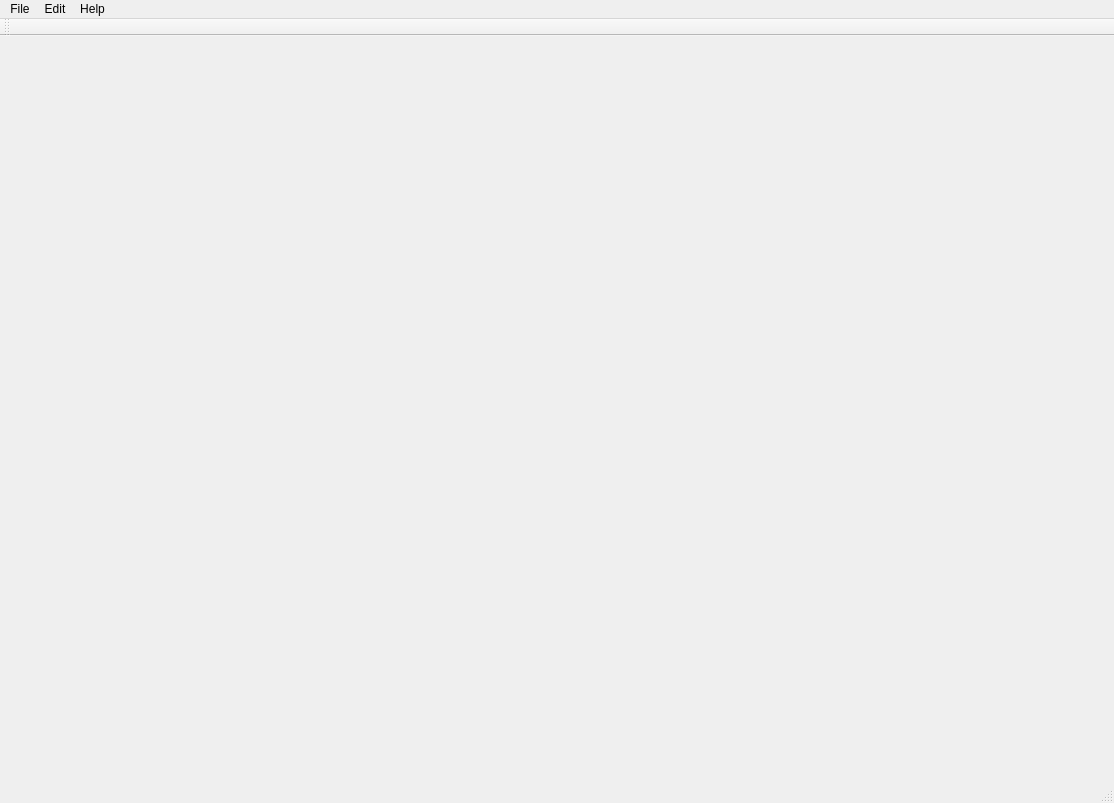
<?xml version="1.0" encoding="UTF-8"?>
<ui version="4.0">
 <class>MainWindow</class>
 <widget class="QMainWindow" name="MainWindow">
  <property name="geometry">
   <rect>
    <x>0</x>
    <y>0</y>
    <width>1114</width>
    <height>803</height>
   </rect>
  </property>
  <property name="minimumSize">
   <size>
    <width>0</width>
    <height>0</height>
   </size>
  </property>
  <property name="maximumSize">
   <size>
    <width>16777215</width>
    <height>16777215</height>
   </size>
  </property>
  <property name="windowTitle">
   <string>MainWindow</string>
  </property>
  <property name="autoFillBackground">
   <bool>false</bool>
  </property>
  <property name="dockOptions">
   <set>QMainWindow::AllowNestedDocks|QMainWindow::AllowTabbedDocks</set>
  </property>
  <widget class="QWidget" name="centralWidget"/>
  <widget class="QMenuBar" name="menuBar">
   <property name="geometry">
    <rect>
     <x>0</x>
     <y>0</y>
     <width>1114</width>
     <height>19</height>
    </rect>
   </property>
   <widget class="QMenu" name="menuFile">
    <property name="title">
     <string>File</string>
    </property>
    <addaction name="actionNew"/>
    <addaction name="actionOpen"/>
    <addaction name="actionSave"/>
    <addaction name="actionSave_as"/>
    <addaction name="separator"/>
    <addaction name="actionExit"/>
   </widget>
   <widget class="QMenu" name="menuEdit">
    <property name="title">
     <string>Edit</string>
    </property>
    <addaction name="actionCut"/>
    <addaction name="actionCopy"/>
    <addaction name="actionPaste"/>
   </widget>
   <widget class="QMenu" name="menuHelp">
    <property name="title">
     <string>Help</string>
    </property>
    <addaction name="actionAbout"/>
    <addaction name="actionAbout_Qt"/>
    <addaction name="actionAbout_Id"/>
    <addaction name="actionAbout_Mono"/>
    <addaction name="actionAbout_Aperture"/>
   </widget>
   <addaction name="menuFile"/>
   <addaction name="menuEdit"/>
   <addaction name="menuHelp"/>
  </widget>
  <widget class="QToolBar" name="mainToolBar">
   <attribute name="toolBarArea">
    <enum>TopToolBarArea</enum>
   </attribute>
   <attribute name="toolBarBreak">
    <bool>false</bool>
   </attribute>
  </widget>
  <widget class="QStatusBar" name="statusBar"/>
  <action name="actionNew">
   <property name="icon">
    <iconset resource="ressource.qrc">
     <normaloff>:/img/new.png</normaloff>:/img/new.png</iconset>
   </property>
   <property name="text">
    <string>New</string>
   </property>
  </action>
  <action name="actionOpen">
   <property name="icon">
    <iconset resource="ressource.qrc">
     <normaloff>:/img/open.png</normaloff>:/img/open.png</iconset>
   </property>
   <property name="text">
    <string>Open</string>
   </property>
  </action>
  <action name="actionSave">
   <property name="icon">
    <iconset resource="ressource.qrc">
     <normaloff>:/img/save.png</normaloff>:/img/save.png</iconset>
   </property>
   <property name="text">
    <string>Save</string>
   </property>
  </action>
  <action name="actionSave_as">
   <property name="text">
    <string>Save as..</string>
   </property>
  </action>
  <action name="actionExit">
   <property name="text">
    <string>Exit</string>
   </property>
  </action>
  <action name="actionCut">
   <property name="icon">
    <iconset resource="ressource.qrc">
     <normaloff>:/img/cut.png</normaloff>:/img/cut.png</iconset>
   </property>
   <property name="text">
    <string>Cut</string>
   </property>
  </action>
  <action name="actionCopy">
   <property name="icon">
    <iconset resource="ressource.qrc">
     <normaloff>:/img/copy.png</normaloff>:/img/copy.png</iconset>
   </property>
   <property name="text">
    <string>Copy</string>
   </property>
  </action>
  <action name="actionPaste">
   <property name="icon">
    <iconset resource="ressource.qrc">
     <normaloff>:/img/paste.png</normaloff>:/img/paste.png</iconset>
   </property>
   <property name="text">
    <string>Paste</string>
   </property>
  </action>
  <action name="actionAbout">
   <property name="text">
    <string>About</string>
   </property>
  </action>
  <action name="actionAbout_Qt">
   <property name="text">
    <string>About Qt</string>
   </property>
  </action>
  <action name="actionAbout_Id">
   <property name="text">
    <string>About Id</string>
   </property>
  </action>
  <action name="actionAbout_Mono">
   <property name="text">
    <string>About Mono</string>
   </property>
  </action>
  <action name="actionU411pgm1">
   <property name="text">
    <string>u411pgm1</string>
   </property>
  </action>
  <action name="actionUndulator">
   <property name="text">
    <string>Undulator</string>
   </property>
  </action>
  <action name="actionAbout_Aperture">
   <property name="text">
    <string>About Aperture</string>
   </property>
  </action>
 </widget>
 <layoutdefault spacing="6" margin="11"/>
 <resources>
  <include location="ressource.qrc"/>
 </resources>
 <connections/>
</ui>
